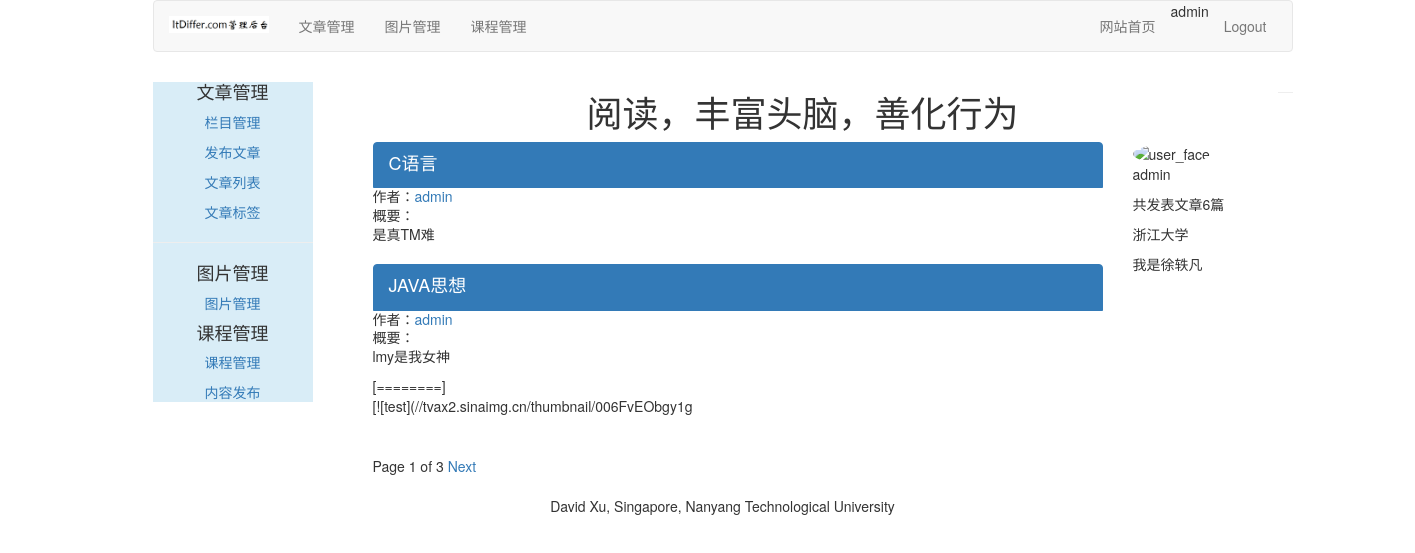
The app's page /article/list-article-titles/admin/ with its own data.
### article/models.py (models this page shows, shortened)
class ArticlePost(models.Model):
    author = models.ForeignKey(User, on_delete=models.CASCADE, related_name="article")
    title = models.CharField(max_length=200)
    slug = models.SlugField(max_length=500)
    column = models.ForeignKey(ArticleColumn, on_delete=models.CASCADE, related_name="article_column")
    body = models.TextField()
    created = models.DateTimeField(default=timezone.now)
    updated = models.DateTimeField(auto_now=True)
    users_like = models.ManyToManyField(User, related_name="articles_like", blank=True)
    article_tag = models.ManyToManyField(ArticleTag, related_name="article_tag", blank=True)
    class Meta:
        ordering = ("title",)
        index_together = (("id", "slug"),)
    def get_url_path(self):
        return reverse("article:article_content", args=[self.id, self.slug])

### account/models.py (models this page shows, shortened)
class UserInfo(models.Model):
    user = models.OneToOneField(User, on_delete=models.CASCADE, unique=True)
    school = models.CharField(max_length=100, blank=True)
    company = models.CharField(max_length=100, blank=True)
    profession = models.CharField(max_length=100, blank=True)
    address = models.CharField(max_length=100, blank=True)
    aboutme = models.TextField(blank=True)
    photo = models.ImageField(blank=True)

### article/list_views.py (the view)
# urls.py: path('list-article-titles/', list_views.article_titles, name="article_titles"),
def article_titles(request, username=None):
    if username:
        user = User.objects.get(username=username)
        articles_title = ArticlePost.objects.filter(author=user)
        try:
            userinfo = user.userinfo
        except:
            userinfo = None
    else:
        articles_title = ArticlePost.objects.all()
    paginator = Paginator(articles_title, 2)
    page = request.GET.get('page')
    try:
        current_page = paginator.page(page)
        articles = current_page.object_list
    except PageNotAnInteger:
        current_page = paginator.page(1)
        articles = current_page.object_list
    except EmptyPage:
        current_page = paginator.page(paginator.num_pages)
        articles = current_page.object_list
    if username:
        return render(request, "article/list/author_articles.html",
                      {"articles": articles, "page": current_page, "userinfo": userinfo, "user": user})
    return render(request, "article/list/article_titles.html", {"articles": articles, "page": current_page})

### article/templatetags/article_tags.py (called while the page is built)
@register.simple_tag
def author_total_articles(user):
    return user.article.count()

### templates/article/list/author_articles.html (shortened to what this page needs)
{% extends "article/base.html" %}
{% load staticfiles %}
{% load article_tags %}
{% block content %}
    <div class="row text-center vertical-middle-sm">
        <h1>阅读，丰富头脑，善化行为</h1>
    </div>
    <div class="container">
        <div class="col-md-8">
            {% for article in articles %}
                <div class="list-group">
                    <a href="{{ article.get_url_path }}" class="list-group-item active">
                        <h4 class="list-group-item-heading">{{ article.title }}</h4>
                    </a>
                    <p class="list-group-item-text">作者：<a
                            href="{% url 'article:author_articles' article.author.username %}">{{ article.author.username }}</a>
                    </p>
                    <p class="list-group-item-text">概要：{{ article.body|slice:"70"|linebreaks }}</p>
                </div>
            {% endfor %}
            {% include "paginator.html" %}
        </div>
        <div class="col-md-4">
            <div>
                {% if userinfo.photo %}
                    <img src="{{ userinfo.photo|striptags }}" class="img-circle" alt="user_face" id="my_photo"
                         style="width:300px">
                {% else %}
                    <img src="{% static 'images/newton.jpg' %}" class="img-circle" alt="user_face" id="my_photo"
                         style="width:300px">
                {% endif %}
            </div>
            <div>
                <p>{{ user.username }}</p>
                <p>共发表文章{% author_total_articles user %}篇</p>
                {% if userinfo %}
                    <p>{{ userinfo.company }}</p>
                    <p>{{ userinfo.aboutme }}</p>
                {% else %}
                    <p>这个作者太懒了，什么也没有留下</p>
                {% endif %}
            </div>
        </div>
    </div>
{% endblock %}

### templates/article/header.html
{% load staticfiles %}
<div class="container">
    <nav class="navbar navbar-default" role="navigation">
        <div class="navbar-header">
            <a class="navbar-brand" href="http://www.baidu.com">
                <img width="100px" src="{% static 'images/backlogo.png' %}"></a>
        </div>
        <div>
            <ul class="nav navbar-nav" role="tablist">
                <li><a href="{% url 'article:article_column' %}">文章管理</a></li>
                <li><a href="{% url 'image:list_images' %}">图片管理</a></li>
                <li><a href="{% url 'course:manage_course' %}">课程管理</a></li>
            </ul>
            <ul class="nav navbar-nav navbar-right" style="margin-right: 10px">
                <li><a href="{% url 'blog:blog_title' %}">网站首页</a></li>
                <li><span>{{ user.username }}</span></li>
                <li><a href="{% url 'account:user_logout' %}">Logout</a></li>
            </ul>
        </div>
    </nav>
</div>

### records on screen
ArticlePost: title "C语言", author.username "admin", body "是真TM难"
ArticlePost: title "JAVA思想", author.username "admin", body "lmy是我女神 [========] [![test](//tvax2.sinaimg.cn/thumbnail/006FvEObgy1g"
UserInfo: company "浙江大学", aboutme "我是徐轶凡"

### other values on screen
{{ user.username }} "admin"
{{ page.number }} "1"
{{ page.paginator.num_pages }} "3"
